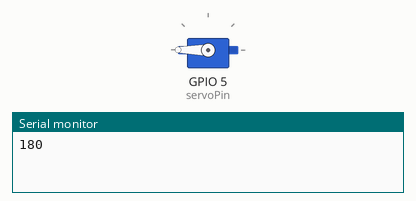
Recording of a sketch running on a simulated ESP32. On the bench: servo, the last lines printed to the serial monitor.

Above: at 0.05 s.
At 4.0 s:
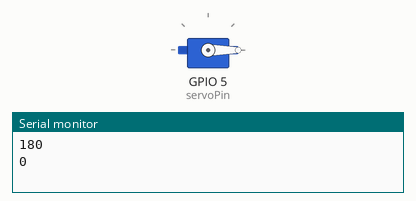
Timing chart, 0 to 5.2 s (numbered marks = the images above):
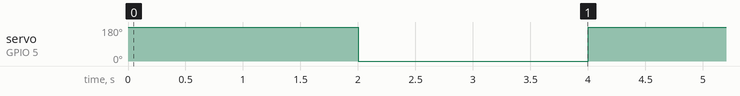

Measured:
- by itself, servo on GPIO 5 (servoPin): alternates 180° for 2.0 s and 0° for 2.0 s

The sketch:

Servo.ino
```cpp
#include <ESP32Servo.h>
#define servoPin 5

// static const int servoPin = 27;

Servo servo1;

void setup() {

  Serial.begin(9600);
  servo1.attach(servoPin);
}

void loop() {
  // for(int posDegrees = 0; posDegrees <= 180; posDegrees++) {
  //   servo1.write(posDegrees);
  //   Serial.println(posDegrees);
  //   delay(20);
  // }
  // for(int posDegrees = 180; posDegrees >= 0; posDegrees--) {
  //   servo1.write(posDegrees);
  //   Serial.println(posDegrees);
  //   delay(20);
  // }
  servo1.write(180);
  Serial.println("180");
  delay(2000);
  servo1.write(0);
  Serial.println("0");
  delay(2000);
}
```
